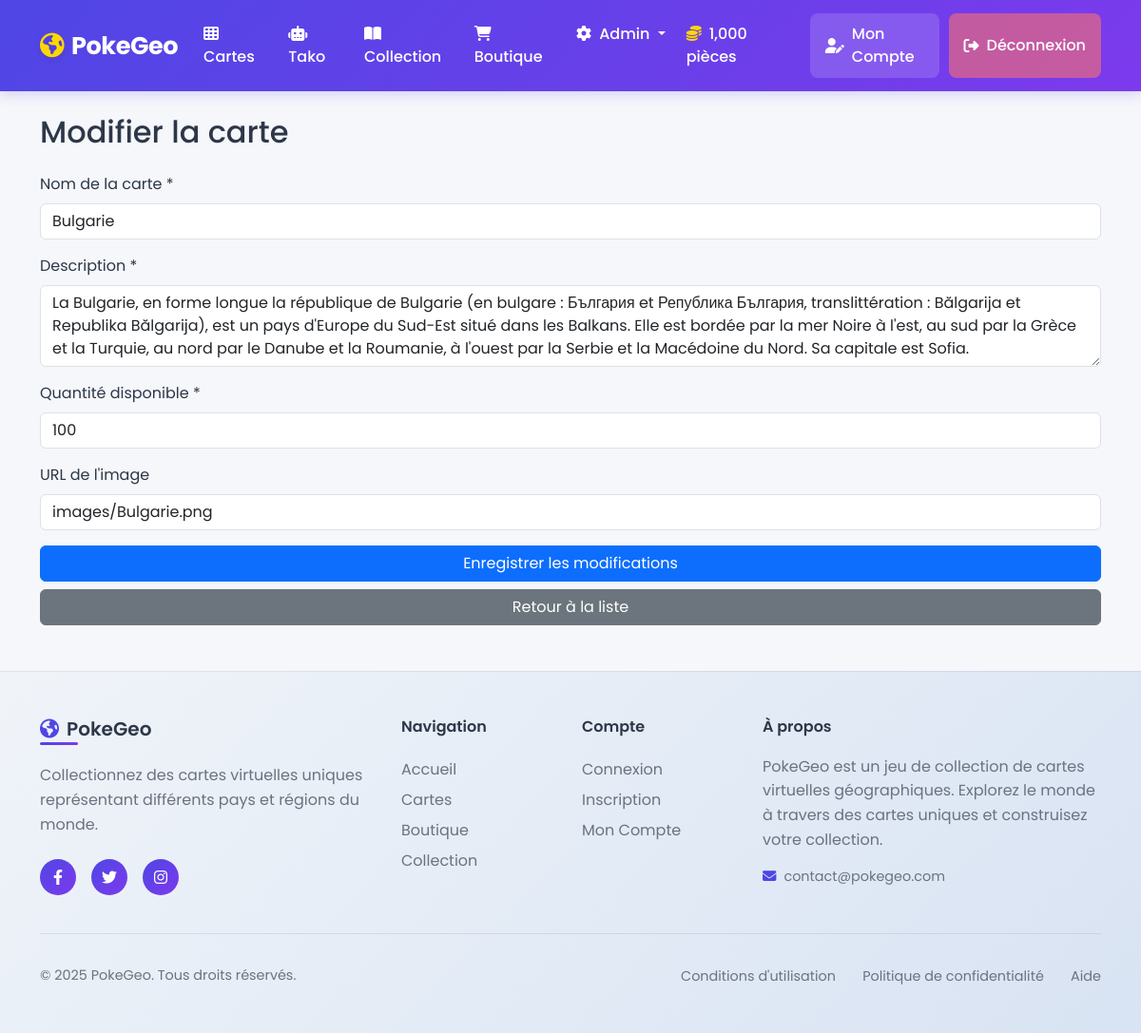
The app's page /admin/edit_card.php?id=10 (signed in) with its own data.
### tables this page shows
CREATE TABLE `cards` (
  `id` int(11) NOT NULL,
  `name` varchar(100) NOT NULL,
  `description` text DEFAULT NULL,
  `image_url` varchar(255) DEFAULT NULL,
  `available_quantity` int(11) DEFAULT 0,
  `price` int(11) DEFAULT 100,
  `available_for_purchase` tinyint(1) DEFAULT 1,
  `created_at` timestamp NOT NULL DEFAULT current_timestamp()
);

### admin/edit_card.php (the view, shortened to what this page needs)
<?php
require_once $_SERVER['DOCUMENT_ROOT'] .'/portfolio/project/Jeux_carte/includes/header.php';
$card_id = $_GET['id'] ?? null;
$stmt = $pdo->prepare('SELECT * FROM cards WHERE id = ?');
$stmt->execute([$card_id]);
$card = $stmt->fetch();
?>
<h2 class="mb-4">Modifier la carte</h2>
<div class="form-container">
    <form method="POST" action="">
        <div class="mb-3">
            <label for="name" class="form-label">Nom de la carte *</label>
            <input type="text" class="form-control" id="name" name="name"
                   value="<?php echo htmlspecialchars($card['name']); ?>" required>
        </div>
        <div class="mb-3">
            <label for="description" class="form-label">Description *</label>
            <textarea class="form-control" id="description" name="description"
                      rows="3" required><?php echo htmlspecialchars($card['description']); ?></textarea>
        </div>
        <div class="mb-3">
            <label for="available_quantity" class="form-label">Quantité disponible *</label>
            <input type="number" class="form-control" id="available_quantity" name="available_quantity"
                   min="0" value="<?php echo $card['available_quantity']; ?>" required>
        </div>
        <div class="mb-3">
            <label for="image_url" class="form-label">URL de l'image</label>
            <input type="url" class="form-control" id="image_url" name="image_url"
                   value="<?php echo htmlspecialchars($card['image_url']); ?>"
                   placeholder="https://exemple.com/image.jpg">
        </div>
        <div class="d-grid gap-2">
            <button type="submit" class="btn btn-primary">Enregistrer les modifications</button>
            <a href="cards.php" class="btn btn-secondary">Retour à la liste</a>
        </div>
    </form>
</div>
<?php
require_once $_SERVER['DOCUMENT_ROOT'] . '/portfolio/project/Jeux_carte/includes/footer.php';
?>

### includes/header.php (style rules this page uses)
body { font-family: 'Poppins', sans-serif; background-color: #f5f7fa; color: #2d3748; }

### records on screen
cards: name "Bulgarie", description "La Bulgarie, en forme longue la république de Bulgarie (en bulgare : България et Република България, translittération : Bălgarija et Republika Bălgarija), est un pays d'Europe du Sud-Est situé dans les Balkans. Elle est bordée par la mer Noire à l'est, au sud par la Grèce et la Turquie, au nord par le Danube et la Roumanie, à l'ouest par la Serbie et la Macédoine du Nord. Sa capitale est Sofia.", available_quantity "100", image_url "images/Bulgarie.png"

### other values on screen
$_SESSION['coins'] "1,000"
